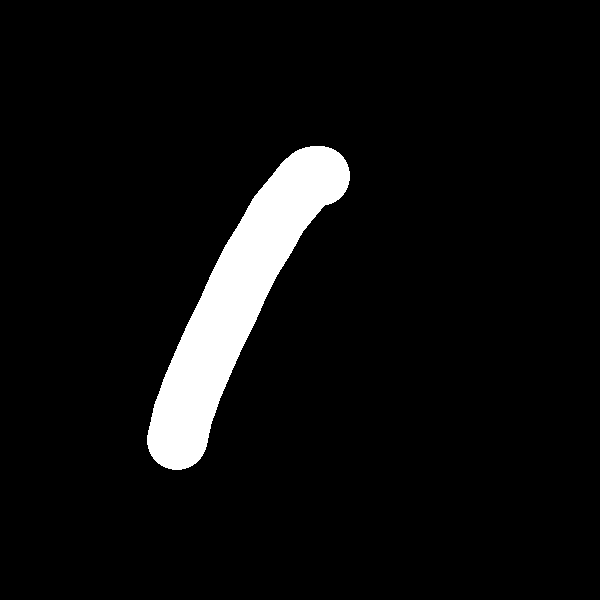

Here is the Python script that generated this plot:
from MainWidget import MainWidget
from PyQt5.QtWidgets import QApplication
import sys
def main():
    app = QApplication(sys.argv)
    mainWidget = MainWidget()
    mainWidget.show()
    exit(app.exec_())
if __name__ == '__main__':
    main()
from PyQt5.QtWidgets import QWidget
from PyQt5.Qt import QPixmap, QPainter, QPoint, QPen, QColor, QSize
from PyQt5.QtCore import Qt
class PaintBoard(QWidget):
    def __init__(self, Parent=None):
        '''
        Constructor
        '''
        super().__init__(Parent)
        self.__InitData()  # 先初始化数据，再初始化界面
        self.__InitView()
    def __InitView(self):
        self.setFixedSize(self.__size)
    def __InitData(self):
        # self.__size = QSize(480,460)
        # self.__size = QSize(280, 280)
        self.__size = QSize(600, 600)
        self.__board = QPixmap(self.__size)  # 新建QPixmap作为画板，宽350px,高250px
        self.__board.fill(Qt.black)  # 用白色填充画板
        self.__IsEmpty = True  # 默认为空画板
        self.EraserMode = False  # 默认为禁用橡皮擦模式
        self.__lastPos = QPoint(0, 0)
        self.__currentPos = QPoint(0, 0)
        self.__painter = QPainter()
        self.__painter.setRenderHints(QPainter.Antialiasing, True)
        self.__thickness = 60  # 默认画笔粗细为20px
        self.__penColor = QColor("white")  # 设置默认画笔颜色为黑色
        self.__colorList = QColor.colorNames()  # 获取颜色列表
    def Clear(self):
        # 清空画板
        self.__board.fill(Qt.black)
        self.update()
        self.__IsEmpty = True
    def ChangePenColor(self, color="white"):
        # 改变画笔颜色
        self.__penColor = QColor(color)
    def ChangePenThickness(self, thickness=20):
        # 改变画笔粗细
        self.__thickness = thickness
    def IsEmpty(self):
        # 返回画板是否为空
        return self.__IsEmpty
    def GetContentAsQImage(self):
        # 获取画板内容（返回QImage）
        image = self.__board.toImage()
        return image
    def paintEvent(self, paintEvent):
        self.__painter.begin(self)
        self.__painter.drawPixmap(0, 0, self.__board)
        self.__painter.end()
    def mousePressEvent(self, mouseEvent):
        self.__currentPos = mouseEvent.pos()
        self.__lastPos = self.__currentPos
    def mouseMoveEvent(self, mouseEvent):
        self.__currentPos = mouseEvent.pos()
        self.__painter.begin(self.__board)
        if self.EraserMode == False:
            # 非橡皮擦模式
            self.__painter.setPen(QPen(self.__penColor, self.__thickness, Qt.SolidLine, Qt.RoundCap))  # 设置画笔颜色，粗细
        else:
            # 橡皮擦模式下画笔为纯黒色，粗细为20
            self.__painter.setPen(QPen(Qt.black, 60, Qt.SolidLine, Qt.RoundCap))
        self.__painter.drawLine(self.__lastPos, self.__currentPos)
        # self.__painter.drawArc()
        self.__painter.end()
        self.__lastPos = self.__currentPos
        self.update()  # 更新显示
    def mouseReleaseEvent(self, mouseEvent):
        self.__IsEmpty = False  # 画板不再为空
import numpy as np
import PyQt5
from PyQt5.Qt import QWidget, QColor, QPixmap, QIcon, QCheckBox
from PyQt5.QtWidgets import QHBoxLayout, QVBoxLayout, QPushButton, QComboBox, QLabel, QFileDialog
from PyQt5 import QtGui
from PaintBoard import PaintBoard
from PyQt5.QtCore import *
from PIL import Image
import json
from skimage.feature import hog
import pickle
import random
class MainWidget(QWidget):
    def __init__(self, Parent=None):
        super().__init__(Parent)
        self.__InitData()
        self.__InitView()
        f = open("params15000.json", "r")
        data = json.load(f)
        f.close()
        self.biase = np.array(data["biase"])
        self.w_in = np.array(data["w_in"])
        self.w_out = np.array(data["w_out"])
    def __InitData(self):
        self.__paintBoard = PaintBoard(self)
        self.__colorList = QColor.colorNames()
    def __InitView(self):
        # self.setFixedSize(640,480)
        # self.setFixedSize(480,410)
        self.setFixedSize(800, 618)
        self.setWindowTitle("Handwritten Digit Recognition Based on HOG-ELM")
        self.setWindowIcon(QIcon('ICON.ico'))
        main_layout = QHBoxLayout(self)
        main_layout.setSpacing(10)
        main_layout.addWidget(self.__paintBoard)
        self.font = QtGui.QFont()
        self.font.setFamily("Consolas")
        self.font.setPointSize(15)
        sub_layout = QVBoxLayout()
        sub_layout.setContentsMargins(10, 10, 10, 10)
        self.__btn_Clear = QPushButton("Clear Board")
        self.__btn_Clear.setParent(self)
        self.__btn_Clear.setFixedSize(146, 70)
        self.__btn_Clear.setFont(self.font)
        self.__btn_Clear.clicked.connect(self.__paintBoard.Clear)
        sub_layout.addWidget(self.__btn_Clear)
        self.__btn_Quit = QPushButton("Exit")
        self.__btn_Quit.setParent(self)
        self.__btn_Quit.setFixedSize(146, 70)
        self.__btn_Quit.setFont(self.font)
        self.__btn_Quit.clicked.connect(self.Quit)
        sub_layout.addWidget(self.__btn_Quit)
        self.__btn_Save = QPushButton("Save Board")
        self.__btn_Save.setParent(self)
        self.__btn_Save.setFixedSize(146, 70)
        self.__btn_Save.setFont(self.font)
        self.__btn_Save.clicked.connect(self.on_btn_Save_Clicked)
        sub_layout.addWidget(self.__btn_Save)
        self.__cbtn_Eraser = QCheckBox("Eraser")
        self.__cbtn_Eraser.setParent(self)
        self.__cbtn_Eraser.setFont(self.font)
        self.__cbtn_Eraser.clicked.connect(self.on_cbtn_Eraser_clicked)
        sub_layout.addWidget(self.__cbtn_Eraser)
        self.__label_result = QLabel(self)
        self.__label_result.setAlignment(Qt.AlignCenter)
        self.__label_result.setFixedWidth(146)
        self.__label_result.setFixedHeight(80)
        self.__label_result.setFrameStyle(PyQt5.QtWidgets.QFrame.Box)
        self.__label_result.setFrameShadow(PyQt5.QtWidgets.QFrame.Raised)
        self.__label_result.setLineWidth(6)
        self.__label_result.setMidLineWidth(5)
        self.__label_result.setStyleSheet('background-color: rgb(255,123,100)')
        sub_layout.addWidget(self.__label_result)
        self.__btn_Recognize = QPushButton("Recognition")
        self.__btn_Recognize.setParent(self)
        self.__btn_Recognize.setFixedSize(146, 70)
        self.__btn_Recognize.setFont(self.font)
        self.__btn_Recognize.clicked.connect(self.on_btn_Recognize_clicked)
        sub_layout.addWidget(self.__btn_Recognize)
        self.__label_timage = QLabel(self)
        self.__label_timage.setAlignment(Qt.AlignCenter)
        self.__label_timage.setFixedWidth(146)
        self.__label_timage.setFixedHeight(80)
        self.__label_timage.setFrameStyle(PyQt5.QtWidgets.QFrame.Box)
        self.__label_timage.setFrameShadow(PyQt5.QtWidgets.QFrame.Raised)
        self.__label_timage.setLineWidth(6)
        self.__label_timage.setMidLineWidth(5)
        self.__label_timage.setStyleSheet('background-color: rgb(125,143,50)')
        sub_layout.addWidget(self.__label_timage)
        self.__btn_Random = QPushButton("RandomDigit \nFrom TestSet")
        self.__btn_Random.setParent(self)
        self.__btn_Random.setFixedSize(146, 70)
        self.font.setPointSize(13)
        self.__btn_Random.setFont(self.font)
        self.__btn_Random.clicked.connect(self.on_btn_RandomDigit_Clicked)
        sub_layout.addWidget(self.__btn_Random)
        main_layout.addLayout(sub_layout)
    def __fillColorList(self, comboBox):
        index_black = 0
        index = 0
        for color in self.__colorList:
            if color == "black":
                index_black = index
            index += 1
            pix = QPixmap(70, 20)
            pix.fill(QColor(color))
            comboBox.addItem(QIcon(pix), None)
            comboBox.setIconSize(QSize(70, 20))
            comboBox.setSizeAdjustPolicy(QComboBox.AdjustToContents)
        comboBox.setCurrentIndex(index_black)
    def on_PenColorChange(self):
        color_index = self.__comboBox_penColor.currentIndex()
        color_str = self.__colorList[color_index]
        self.__paintBoard.ChangePenColor(color_str)
    def on_PenThicknessChange(self):
        penThickness = self.__spinBox_penThickness.value()
        self.__paintBoard.ChangePenThickness(penThickness)
    def on_btn_Save_Clicked(self):
        savePath = QFileDialog.getSaveFileName(self, 'Save Your Paint', '.\\', '*.png')
        print(savePath)
        if savePath[0] == "":
            print("Save cancel")
            return
        image = self.__paintBoard.GetContentAsQImage()
        image.save(savePath[0])
    def on_cbtn_Eraser_clicked(self):
        if self.__cbtn_Eraser.isChecked():
            self.__paintBoard.EraserMode = True
        else:
            self.__paintBoard.EraserMode = False
    def on_btn_RandomDigit_Clicked(self):
        f = open('x_test_10000.pkl', 'rb')
        x_test = pickle.load(f, encoding='bytes')
        f.close()
        ff = open('y_test_10000.pkl', 'rb')
        y_test = pickle.load(ff, encoding='bytes')
        ff.close()
        random_id = random.randint(0, 9999)
        image = Image.fromarray(np.reshape(x_test[random_id], (28, 28)) * 255).convert('L')
        new_image = image.resize((44, 44))
        # new_image.show()
        new_image.save('tpic.png')
        pixmap = QPixmap('tpic.png')
        self.__label_timage.setPixmap(pixmap)
        res = self.judge(np.reshape(x_test[random_id], (28, 28)))
        myres = "{0}|{1}".format(res, int(y_test[random_id]))
        # show my result
        font = QtGui.QFont()
        font.setFamily('Consolas')
        font.setBold(True)
        font.setPointSize(18)
        font.setWeight(75)
        self.__label_result.setFont(font)
        self.__label_result.setText(myres)
    def sigmoid(self, x):
        return 1.0 / (1.0 + np.exp(-x))
    def judge(self, input_v):
        fd = hog(input_v,
                 orientations=5,
                 pixels_per_cell=(4, 4),
                 cells_per_block=(3, 3),
                 block_norm='L1-sqrt',
                 transform_sqrt=True,
                 feature_vector=True,
                 visualise=False
                 )
        length = len(fd)
        y_hat = np.dot(self.w_out,
                       self.sigmoid(np.dot(self.w_in, np.reshape(fd, (length, 1))) + self.biase.transpose()))
        res_id = np.argmax(y_hat)
        y_hat[y_hat < 0] = 0
        prapability = y_hat[res_id] / np.sum(y_hat)
        myres = "{0}({1}%)".format(res_id, int(prapability * 100))
        return myres
    def on_btn_Recognize_clicked(self):
        savePath = "tmp.png"
        image = self.__paintBoard.GetContentAsQImage()
        image.save(savePath)
        t_image = Image.open(savePath).convert('L')
        newt_image = t_image.resize((28, 28))
        # newt_image.save("tmp1.png")
        np_image = np.array(newt_image) / 255.0
        # print (np_image.shape)
        # print (np_image)
        myres = self.judge(np_image)
        # show my result
        font = QtGui.QFont()
        font.setFamily('Consolas')
        font.setBold(True)
        font.setPointSize(20)
        font.setWeight(75)
        self.__label_result.setFont(font)
        self.__label_result.setText(myres)
        # print (myres)
    def Quit(self):
        self.close()
import pickle
import gzip
import numpy as np
def load_data():
    f = gzip.open('I:/wangpengfei-D/DeepLearning_Library/neural-networks-and-deep-learning-master/data/mnist.pkl.gz', 'rb')
    training_data, validation_data, test_data = pickle.load(f, encoding='bytes')
    # print (training_data)
    # print (validation_data)
    # print (test_data)
    f.close()
    return (training_data, validation_data, test_data)
def vectorized_result(j):
    e = np.zeros((10, 1))
    e[j] = 1.0
    return e
def load_data_wrapper():
    tr_d, va_d, te_d = load_data()
    #training_data
    training_inputs = [np.reshape(x, (784, 1)) for x in tr_d[0]]
    training_results = [vectorized_result(y) for y in tr_d[1]]
    training_data = zip(training_inputs, training_results)
    #validation_data
    validation_inputs = [np.reshape(x, (784, 1)) for x in va_d[0]]
    validation_result = [vectorized_result(y) for y in va_d[1]]
    validation_data = zip(validation_inputs, training_results)
    #test_data
    test_inputs = [np.reshape(x, (784, 1)) for x in te_d[0]]
    test_data = zip(test_inputs, te_d[1])
    return (training_data, validation_data, test_data)
import os
import gzip
import numpy as np
import matplotlib.pyplot as plt
def vectorized_result(j):
    e = np.zeros((10, 1))
    e[j] = 1.0
    return e
def load_mnist(path, kind='train'):
    labels_path = os.path.join(path,'%s-labels-idx1-ubyte.gz' % kind)
    images_path = os.path.join(path,'%s-images-idx3-ubyte.gz' % kind)
    with gzip.open(labels_path, 'rb') as lbpath:
        labels = np.frombuffer(lbpath.read(), dtype=np.uint8,offset=8)
    with gzip.open(images_path, 'rb') as imgpath:
        images = np.frombuffer(imgpath.read(), dtype=np.uint8,offset=16).reshape(len(labels), 784)
    return images, labels
def fashionmnist_loader():
    x_train, y_train = load_mnist('I:\wangpengfei-D\DeepLearning_Library\\fashionMnist')
    x_test, y_test = load_mnist('I:\wangpengfei-D\DeepLearning_Library\\fashionMnist', 't10k')
    y_tr = np.zeros((len(x_train), len(x_train[0])))
    for i in range(len(x_train)):
        y_tr[i][int(y_train[i])] = 1.0
    return x_train/255.0, y_tr, x_test/255.0, y_test
import numpy as np
import pickle
from sklearn.decomposition import PCA
def smallnorb_loader():
    f_x_train = open('I:\wangpengfei-D\pycodeLIB\\network\paperEx\smallnorb_x_train_24300x2048.pkl', 'rb')
    x_train = pickle.load(f_x_train, encoding='bytes')
    f_y_train = open('I:\wangpengfei-D\pycodeLIB\\network\paperEx\smallnorb_y_train.pkl', 'rb')
    y_train = pickle.load(f_y_train, encoding='bytes')

    f_x_test = open('I:\wangpengfei-D\pycodeLIB\\network\paperEx\smallnorb_x_test_24300x2048.pkl', 'rb')
    x_test = pickle.load(f_x_test, encoding='bytes')
    f_y_test = open('I:\wangpengfei-D\pycodeLIB\\network\paperEx\smallnorb_y_test.pkl', 'rb')
    y_test = pickle.load(f_y_test, encoding='bytes')
    return x_train, y_train, x_test, y_test
import numpy as np
import mnist_loader
import fashionmnist_loader
import smallNORBpkl_loader
import matplotlib.pyplot as plt
def get_Dataset(name='mnist'):
    if name == 'mnist':
        t, v, tt = mnist_loader.load_data_wrapper()
        validation_data = list(v)
        training_data = list(t) + validation_data
        testing_data = list(tt)
        # print (np.array(validation_data).shape)
        # print (np.reshape(validation_data[0][0], (784, 1)))
        # print(validation_data[0][1])
        # plt.subplot(1,1,1)
        # plt.imshow(np.reshape(validation_data[0][0], (28, 28)), 'gray')
        # plt.show()
        len_t = len(training_data)
        len_tdi = len(training_data[0][0])
        len_tl = len(training_data[0][1])
        x_train = np.zeros((len_t, len_tdi))
        y_train = np.zeros((len_t, len_tl))
        for i in range(len_t):
            x_train[i] = np.array(training_data[i][0]).transpose()
            y_train[i] = np.array(training_data[i][1]).transpose()

        len_tt = len(testing_data)
        x_test = np.zeros((len_tt, len_tdi))
        y_test = np.zeros(len_tt)
        for i in range(len_tt):
            x_test[i] = np.array(testing_data[i][0]).transpose()
            y_test[i] = testing_data[i][1]
        return x_train, y_train, x_test, y_test
    elif name == 'fashion':
        return fashionmnist_loader.fashionmnist_loader()
    elif name == 'smallnorb':
        x_train, y_tr, x_test, y_test = smallNORBpkl_loader.smallnorb_loader()
        length = len(y_tr)
        y_train = np.zeros((length, 5))
        for i in range(length):
            y_train[i][int(y_tr[i])] = 1.0
        return x_train, y_train, x_test, y_test
    else:
        pass
import dataset
import numpy as np
import pickle
import matplotlib.pyplot as plt
dataset = dataset.SmallNORBDataset(dataset_root='I:\wangpengfei-D\DeepLearning_Library\smallNORB')
print(type(dataset))
########################### x_train ############################
examples_train_dat = dataset._parse_NORB_dat_file('I:\wangpengfei-D\DeepLearning_Library\smallNORB\smallnorb-5x46789x9x18x6x2x96x96-training-dat.mat')
print (type(examples_train_dat))
print (len(examples_train_dat[0]))
print (np.array(examples_train_dat[0]).shape)
x_train = examples_train_dat.reshape(48600, 96*96)
print (np.array(x_train).shape)
print (x_train)
output = open('smallnorb_x_train.pkl', 'wb')
pickle.dump(x_train, output)
########################### x_test ############################
examples_test_dat = dataset._parse_NORB_dat_file('I:\wangpengfei-D\DeepLearning_Library\smallNORB\smallnorb-5x01235x9x18x6x2x96x96-testing-dat.mat')
print (type(examples_test_dat))
print (len(examples_test_dat[0]))
print (np.array(examples_test_dat[0]).shape)
x_test = examples_test_dat.reshape(48600, 96*96)
print (np.array(x_test).shape)
print (x_test)
output = open('smallnorb_x_test.pkl', 'wb')
pickle.dump(x_test, output)
########################### y_train ############################
examples_train_cat = dataset._parse_NORB_cat_file('I:\wangpengfei-D\DeepLearning_Library\smallNORB\smallnorb-5x46789x9x18x6x2x96x96-training-cat.mat')
print (type(examples_train_cat))
# print (len(examples_train_cat[0]))
# print (np.array(examples_train_cat[0]).shape)
y_train = examples_train_cat
print (np.array(y_train).shape)
print (y_train)
output = open('smallnorb_y_train.pkl', 'wb')
pickle.dump(y_train, output)
########################### y_test ############################
examples_test_cat = dataset._parse_NORB_cat_file('I:\wangpengfei-D\DeepLearning_Library\smallNORB\smallnorb-5x01235x9x18x6x2x96x96-testing-cat.mat')
print (type(examples_test_cat))
y_test = examples_test_cat
print (np.array(y_test).shape)
print (y_test)
output = open('smallnorb_y_test.pkl', 'wb')
pickle.dump(y_test, output)
########################### recover some samples to pictures ############################
for i in range(200):
    plt.subplot(20,10,i+1)
    plt.imshow(x_test[i].reshape(96, 96), 'gray')
    plt.axis('off')
    plt.pause(0.0001)
plt.savefig('I:\wangpengfei-D\pycodeLIB\\network\pic\\smallnorb_test_25.png')
plt.show()
import json
import numpy as np
import time
import get_Dataset
from skimage.feature import hog
from scipy.sparse import identity
from scipy.stats.mstats import zscore
import pickle
from scipy.linalg import orth
def sigmoid(x):
    return 1.0 / (1.0 + np.exp(-x))
    # return
class ELM(object):
    def __init__(self, sizes, len_training_data):
        self.lmax = 0
        self.num_layers = len(sizes)
        self.num_training_data = len_training_data
        self.sizes = sizes
        self.biase = np.random.uniform(-0.2, 0.2, (1, self.sizes[1]))
        self.biase = orth(self.biase)
        self.biases = np.zeros((len_training_data, self.sizes[1]))
        self.W_in = np.random.uniform(-1.0, 1.0, (self.sizes[1], self.sizes[0]))
        if self.sizes[1] > self.sizes[0]:
            self.W_in = orth(self.W_in)
            # print (self.W_in.shape)
        else:
            self.W_in = orth(self.W_in.T).T
            # print (self.W_in.shape)
        # self.W_in = orth(self.W_in)
        self.W_out = np.zeros((self.sizes[2], self.sizes[1]))
        self.H = np.zeros((self.num_training_data, self.sizes[1]))
        for i in range(len_training_data):
            self.biases[i] = self.biase
    def build_H_update_beta(self, train_data, train_label, C):
        # self.H = sigmoid(np.dot(train_data, self.W_in.transpose()) + self.biases)
        self.H = np.dot(train_data, self.W_in.transpose()) + self.biases
        self.lmax = 1.0 / np.max(np.max(self.H, axis=1))
        self.H = sigmoid(self.H*self.lmax)
        T = train_label
        if self.num_training_data > self.sizes[1]:
            E = np.eye(self.sizes[1])
            first = E * C + np.dot(self.H.transpose(), self.H)
            first_plus = np.linalg.inv(first)
            second = np.dot(self.H.transpose(), T)
            self.W_out = np.dot(first_plus, second).transpose()
            # self.W_out = np.linalg.solve(np.dot(self.H.T, self.H) + np.eye(self.H.shape[1])*C, np.dot(self.H.T, T)).T
        else:
            E = identity(self.num_training_data).toarray()
            first = E * C + np.dot(self.H, self.H.transpose())
            first_plus = np.linalg.inv(first)
            second = np.dot(first_plus, T)
            self.W_out = np.dot(self.H.transpose(), second).transpose()
    def save(self, filename):
        data = {"W_in": self.W_in.tolist(),
                "W_out": self.W_out.tolist(),
                "biase": self.biase.tolist(),
                "lmax": [self.lmax]
                }
        f = open(filename, "w")
        json.dump(data, f)
        f.close()
    def evaluation(self, x_test, y_test):
        sum = 0
        len_test = len(x_test)
        length = len(x_test[0])
        for i in range(len_test):
            # y_hat = np.dot(self.W_out, sigmoid(np.dot(self.W_in, np.reshape((x_test[i]), (length, 1))) + self.biase.transpose()))
            y_hat = np.dot(self.W_out, sigmoid((np.dot(self.W_in, np.reshape((x_test[i]), (length, 1))) + self.biase.transpose())*self.lmax))
            if np.argmax(y_hat) == y_test[i]:
                sum += 1
        return sum*100.0/len_test
def hog_ELM(direction_num, cells, blocks, hidden_nodes, x_train, y_train, x_test, y_test):
    len_t = len(x_train)
    len_tt = len(x_test)
    #pick features
    start1 = time.clock()
    hog_train_data = []
    for i in range(len_t):
        fd = hog(x_train[i].reshape((28, 28)),
                 orientations=direction_num,
                 pixels_per_cell=(cells, cells),
                 cells_per_block=(blocks, blocks),
                 block_norm='L1-sqrt',
                 transform_sqrt=False,
                 feature_vector=True,
                 visualise=False
                 )
        hog_train_data.append(fd)
    hog_test_data = []
    for i in range(len_tt):
        fdd = hog(x_test[i].reshape((28, 28)),
                 orientations=direction_num,
                 pixels_per_cell=(cells, cells),
                 cells_per_block=(blocks, blocks),
                 block_norm='L1-sqrt',
                 transform_sqrt=False,
                 feature_vector=True,
                 visualise=False
                  )
        hog_test_data.append(fdd)
    end1 = time.clock()
    hog_test_datalie = []
    length = len(hog_test_data[0])
    for i in range(len_tt):
        hog_test_datalie.append(np.reshape(hog_test_data[i], (length, 1)))
    print (length)
    start = time.clock()
    elm = ELM([length, hidden_nodes, 10], len_t)
    elm.build_H_update_beta(hog_train_data, y_train, 2**(-30))
    end = time.clock()
    return (elm.evaluation(hog_test_datalie, y_test)), (end - start)
xo_train, y_train, xo_test, y_test=get_Dataset.get_Dataset(name='mnist')
f = open('mnist_train_hog.pkl', 'rb')
x_train = pickle.load(f, encoding='bytes')
f1 = open('mnist_test_hog.pkl', 'rb')
x_test = pickle.load(f1, encoding='bytes')
print (hog_ELM(5,4,5,5000,xo_train,y_train,xo_test,y_test))